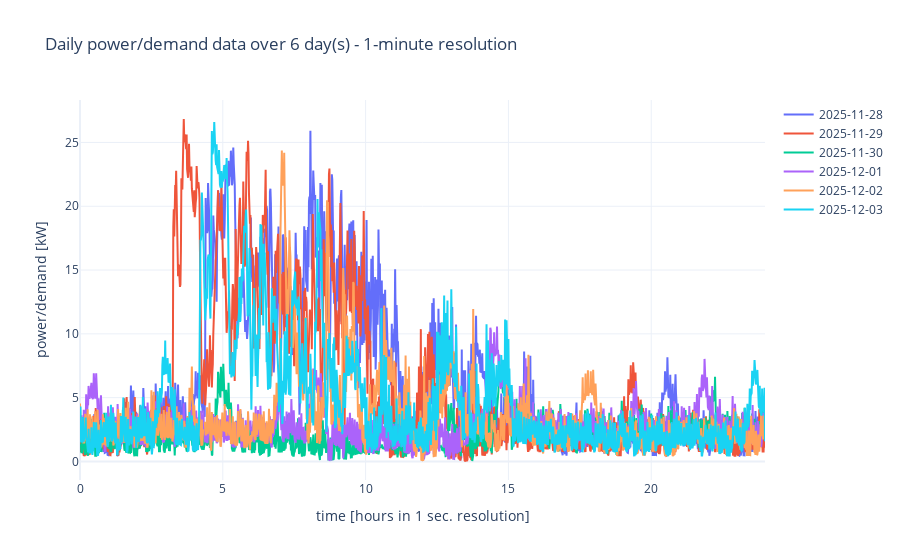

This figure's notebook cell:
### Code cell
def plot_load_data(df, title_suffix):
    # -----------------------------
    # Ensure types
    # -----------------------------
    df["timestamp"] = pd.to_datetime(df["timestamp"], errors="raise")
    df = df.sort_values("timestamp")

    # -----------------------------
    # Create day label + seconds-of-day
    # -----------------------------
    df["date"] = df["timestamp"].dt.normalize()  # midnight of that date
    df["second_of_day"] = (df["timestamp"] - df["date"]).dt.total_seconds().astype(int)

    # -----------------------------
    # Select which days to plot (first 6 by date)
    # -----------------------------
    unique_dates = df["date"].drop_duplicates().sort_values()
    selected_dates = unique_dates.iloc[:6]   # like MATLAB [1:6]
    resolution = 1

    fig = go.Figure()

    for d in selected_dates:
        day_df = df[df["date"] == d].sort_values("second_of_day")
        day_df = day_df.iloc[::resolution]

        fig.add_trace(
            go.Scatter(
                x=day_df["second_of_day"].to_numpy() / 3600,
                y=day_df["avg_load"].to_numpy() / 1e3,
                mode="lines",
                name=str(d.date()),
            )
        )

    fig.update_layout(
        title=f"Daily power/demand data over {len(selected_dates)} day(s) - {title_suffix}",
        xaxis_title=f"time [hours in {resolution} sec. resolution]",
        yaxis_title="power/demand [kW]",
        template="plotly_white",
    )

    fig.show()

plot_load_data(df, "1-minute resolution")

### Figure 1 — Plotly figure (JSON) as saved in the notebook; plotly's stock layout.template omitted (floating-point values rounded to 4 significant figures; data arrays with more than 128 entries replaced by an {"elided": "..."} marker saying what was removed)
{"data": [{"mode": "lines", "name": "2025-11-28", "type": "scatter", "x": {"elided": "1440 float values"}, "y": {"elided": "1440 float values"}}, {"mode": "lines", "name": "2025-11-29", "type": "scatter", "x": {"elided": "1440 float values"}, "y": {"elided": "1440 float values"}}, {"mode": "lines", "name": "2025-11-30", "type": "scatter", "x": {"elided": "1440 float values"}, "y": {"elided": "1440 float values"}}, {"mode": "lines", "name": "2025-12-01", "type": "scatter", "x": {"elided": "1440 float values"}, "y": {"elided": "1440 float values"}}, {"mode": "lines", "name": "2025-12-02", "type": "scatter", "x": {"elided": "1440 float values"}, "y": {"elided": "1440 float values"}}, {"mode": "lines", "name": "2025-12-03", "type": "scatter", "x": {"elided": "1440 float values"}, "y": {"elided": "1440 float values"}}], "layout": {"title": {"text": "Daily power/demand data over 6 day(s) - 1-minute resolution"}, "xaxis": {"title": {"text": "time [hours in 1 sec. resolution]"}}, "yaxis": {"title": {"text": "power/demand [kW]"}}}}
